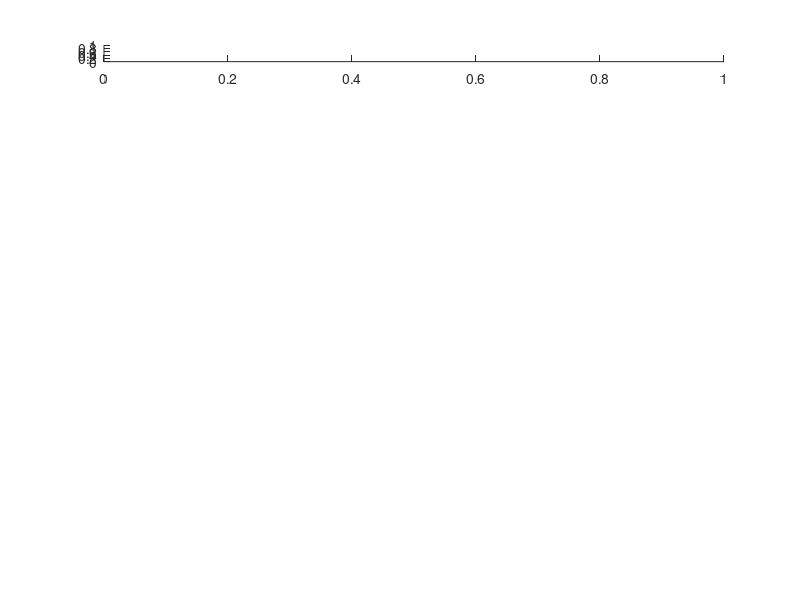

This chart was generated by the following MATLAB code: (Note: this script raises an error after producing the figure.)
%% check 1
neurons = [1 5 7 9 11 13 15 15 17 19];
neuron_len = length(neurons);

    figure
        for i=1:length(neurons)
                        subplot(neuron_len,1,i)
                        plot(squeeze(spikes(1,2,neurons(i),:)))
                        title(['spikes ', num2str(neurons(i))])

        end
    grid

%% check 2
neurons = [1 5 7 9 11 13 15  17 19];
neuron_len = length(neurons);

    figure
        for i=1:length(neurons)
                        subplot(neuron_len,1,i)
                        plot(squeeze(spikes(1,2,neurons(i),:)))
                        title(['spikes ', num2str(neurons(i))])

        end
    grid

%% check 3
neurons = [2 4 6 8 10 12 14 16 18 20 1 5 7 9 11 13 15  17 19];
neuron_len = length(neurons);

    figure
        for i=1:length(neurons)
                        subplot(neuron_len,1,i)
                        plot(squeeze(spikes(1,2,neurons(i),:)))
                        title(['spikes ', num2str(neurons(i))])

        end
    grid


%% check epsc
close all;
total_input_epsc = thalamic_epsc_tensor ...
                    + recurrence_exc_self_column_epsc_tensor + recurrence_inh_self_column_epsc_tensor ...
                    + recurrence_exc_neighbour_column_epsc_tensor + recurrence_inh_neighbour_column_epsc_tensor ;

neurons = [2 4 6 8 10 12 14 16 18 20 1 5 7 9 11 13 15  17 19];
neuron_len = length(neurons);

    figure
        for i=1:length(neurons)
                        subplot(neuron_len,1,i)
                        plot(squeeze(total_input_epsc(1,4,neurons(i),:)))
                        title(['spikes ', num2str(neurons(i))])

        end
    grid


%% check thalamic epsc
close all;

neurons = [2 4 6 8 10 12 14 16 18 20 1 5 7 9 11 13 15  17 19];
neuron_len = length(neurons);

    figure
        for i=1:length(neurons)
                        subplot(neuron_len,1,i)
                        plot(squeeze(thalamic_epsc_tensor(1,3,neurons(i),:)))
                        title(['spikes ', num2str(neurons(i))])

        end
    grid


%% thalamic epsc
close all
figure
i=1;
for c=1:9
        subplot(9,2,i)
        plot(squeeze(epsc_thalamic(1,c,1,:)))

        subplot(9,2,i+1)
        plot(squeeze(epsc_thalamic(1,c,2,:)))
        i = i + 2;
   end
grid

%% thalamic epsc
close all
figure
   for c=1:9
        subplot(9,2,c)
        plot(squeeze(epsc_thalamic(1,c,2,:)))
   end
grid



%% epsc
for n=1:25
    figure
    hold on 
        plot(squeeze(lamda(1,3,n,:)));

        plot(squeeze(epsc_thalamic(1,3,n,:)));

        plot(squeeze(100*xe_thalamic(1,3,n,:)));

    hold off
grid

end
%% epsc input thalamic
for n=1:25
    figure
        hold on
            plot(squeeze(thalamic_epsc_tensor(1,3,n,:)))
            plot(squeeze(lamda(1,3,n,:)));
        hold off
    grid
end
